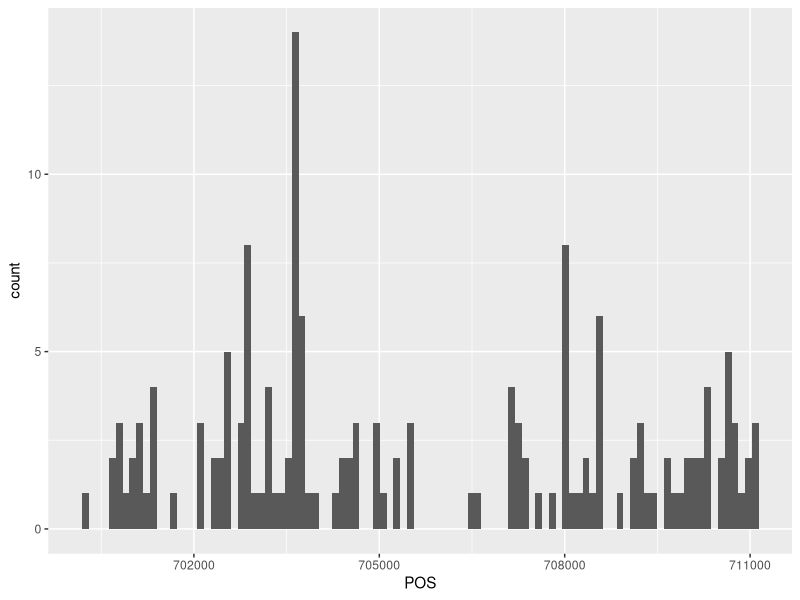
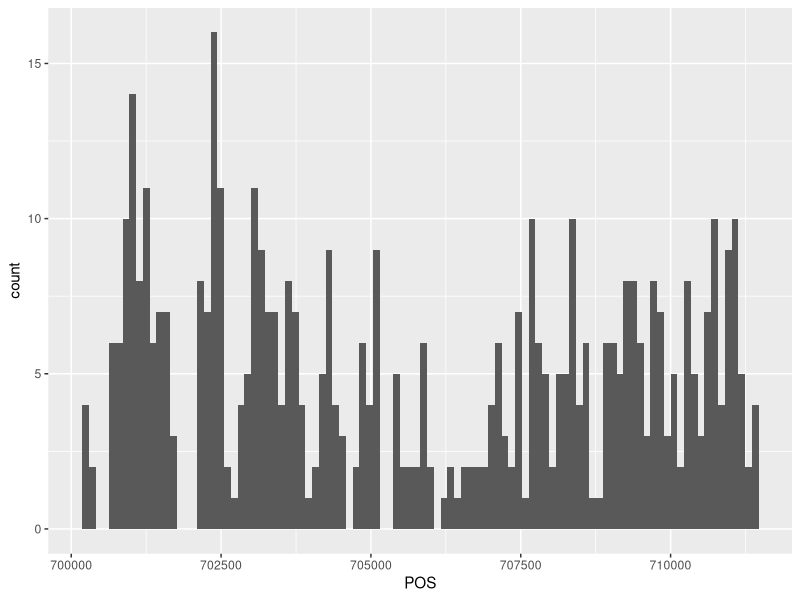
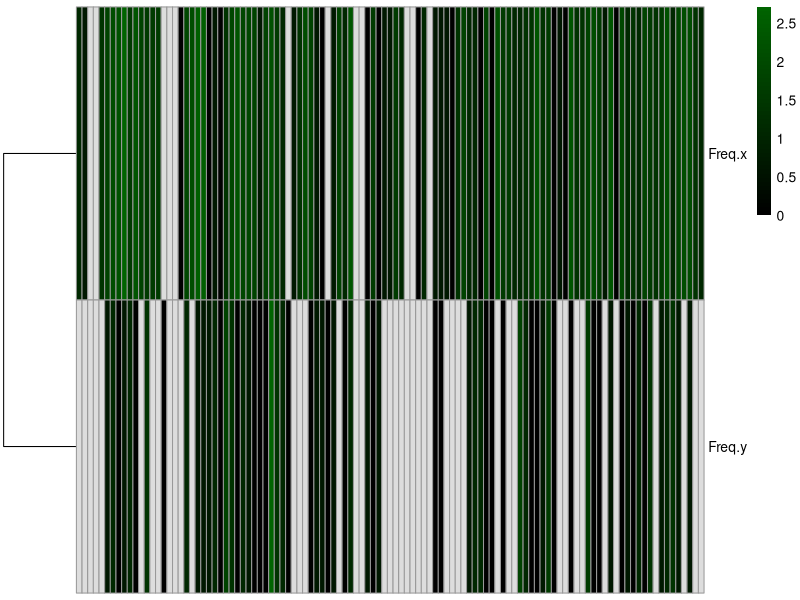

Write the R code that produced these figures, in order. (Note: this script raises an error after producing the figures.)
## ---- chunk 1
knitr::opts_chunk$set(echo = TRUE)
## ---- chunk 2
library(tidyverse)
library(pheatmap) # Plotting Heatmap 
## ---- chunk 3
# Read in variants file
input <- read.csv("new_color_regions.tsv",sep="\t", header=TRUE) #%>% unite("SNP", CHROM:POS, sep = ":", remove = TRUE, na.rm = FALSE) 

# Keep only SNPS (not indels or mixed)
snps <- input %>% filter(grepl("SNP",input$TYPE)) 

# Keep only INDELS (not snps or mixed)
indels <- input %>% filter(grepl("INDEL",input$TYPE)) 

# Keep only INDELS (not snps or mixed)
mixed <- input %>% filter(grepl("MIXED",input$TYPE)) 

## ---- chunk 4

genotypes <- c("TN2L_S1","TN2R_S2","TN3L_S3","TN3R_S4") # Defines the genotype columns
type_summary <- input %>% count(TYPE) # Summarizes variant types
colnames(type_summary) <- c("Type", "Total")


# Remove entries with missing genotypes

snps[genotypes] <- lapply(snps[genotypes], gsub, pattern = ".", replacement = "missing", fixed = TRUE)
filtered_snps <- snps %>% filter(!if_any(everything(), ~ grepl("missing", .)))

indels[genotypes] <- lapply(indels[genotypes], gsub, pattern = ".", replacement = "missing", fixed = TRUE)
filtered_indels <- indels %>% filter(!if_any(everything(), ~ grepl("missing", .)))

mixed[genotypes] <- lapply(mixed[genotypes], gsub, pattern = ".", replacement = "missing", fixed = TRUE)
filtered_mixed <- mixed %>% filter(!if_any(everything(), ~ grepl("missing", .)))

complete <- as_data_frame(rbind(c("INDEL", dim(filtered_indels)[1]), c("SNP",dim(filtered_snps)[1]), c("MIXED", dim(filtered_mixed)[1])))
colnames(complete) <- c("Type", "Complete")
type_summary <- left_join(type_summary, complete, by = "Type")


# Remove fixed differences from the reference

filtered_variable_snps <- filtered_snps %>% filter(!grepl("8",filtered_snps$AC)) 
filtered_variable_indels <- filtered_indels %>% filter(!grepl("8",filtered_indels$AC)) 
filtered_variable_mixed <- filtered_mixed %>% filter(!grepl("8",filtered_mixed$AC)) 

variable <- as_data_frame(rbind(c("INDEL", dim(filtered_variable_indels)[1]), c("SNP",dim(filtered_variable_snps)[1]), c("MIXED", dim(filtered_variable_mixed)[1])))
colnames(variable) <- c("Type", "Variable")
type_summary <- left_join(type_summary, variable, by = "Type")


# Remove entries with multiple alternative alleles

mono_allelic_snps <- filtered_variable_snps %>% filter(!grepl(",",ALT))
mono_allelic_indels <- filtered_variable_indels %>% filter(!grepl(",",ALT))
mono_allelic_mixed <- filtered_variable_mixed %>% filter(!grepl(",",ALT))

mono_allelic <- as_data_frame(rbind(c("INDEL", dim(mono_allelic_indels)[1]), c("SNP",dim(mono_allelic_snps)[1]), c("MIXED", dim(mono_allelic_mixed)[1])))
colnames(mono_allelic) <- c("Type", "Mono-allelic")
left_join(type_summary, mono_allelic, by = "Type")

## ---- chunk 5
### Change genotype from characters to numeric form###

mut <- mono_allelic_snps
mut[] <- lapply(mut, gsub, pattern = "/", replacement = "", fixed = TRUE)
mut[] <- lapply(mut, gsub, pattern = "|", replacement = "", fixed = TRUE)
head(mut)


mut <- mut %>% rowwise() %>% mutate(TN2L_S1 = str_replace_all(TN2L_S1, REF, "0"))
mut <- mut %>% rowwise() %>% mutate(TN2L_S1 = str_replace_all(TN2L_S1, ALT, "1"))
mut <- mut %>% rowwise() %>% mutate(TN2R_S2 = str_replace_all(TN2R_S2, REF, "0"))
mut <- mut %>% rowwise() %>% mutate(TN2R_S2 = str_replace_all(TN2R_S2, ALT, "1"))
mut <- mut %>% rowwise() %>% mutate(TN3L_S3 = str_replace_all(TN3L_S3, REF, "0"))
mut <- mut %>% rowwise() %>% mutate(TN3L_S3 = str_replace_all(TN3L_S3, ALT, "1"))
mut <- mut %>% rowwise() %>% mutate(TN3R_S4 = str_replace_all(TN3R_S4, REF, "0"))
mut <- mut %>% rowwise() %>% mutate(TN3R_S4 = str_replace_all(TN3R_S4, ALT, "1"))

genotypes <- c("TN2L_S1","TN2R_S2","TN3L_S3","TN3R_S4")
mut[genotypes] <- lapply(mut[genotypes], gsub, pattern = "00", replacement = "0", fixed = TRUE)
mut[genotypes] <- lapply(mut[genotypes], gsub, pattern = "01", replacement = "1", fixed = TRUE)
mut[genotypes] <- lapply(mut[genotypes], gsub, pattern = "11", replacement = "2", fixed = TRUE)
mut
## ---- chunk 6
# Select SNPS of interest 
interest <- mono_allelic_indels %>% filter(grepl("218003o",CHROM))

interest$POS <- as.numeric(as.character(interest$POS))

ggplot(interest, aes(x=POS)) + geom_histogram(bins=100)

indel_density <- as.data.frame(table(cut(interest$POS,breaks=seq(min(interest$POS),max(interest$POS),by=100))))

#matrix(as.numeric(snp_density$Freq))

## ---- chunk 7
# Select SNPS of interest 
interest <- mono_allelic_snps %>% filter(grepl("218003o",CHROM))

interest$POS <- as.numeric(as.character(interest$POS))

ggplot(interest, aes(x=POS)) + geom_histogram(bins=100)

snp_density <- as.data.frame(table(cut(interest$POS,breaks=seq(min(interest$POS),max(interest$POS),by=100))))

#matrix(as.numeric(snp_density$Freq))

## ---- chunk 8

density <- t(as.matrix(left_join(snp_density,indel_density, by = "Var1") %>% select("Freq.x", "Freq.y")))
density[density == 0] <- NA
density <- log(density)

## ---- chunk 9
pheatmap::pheatmap(density, cluster_cols = FALSE, color=colorRampPalette(c( "black", "darkgreen"))(50))
#display_numbers = TRUE
## ---- chunk 10
# Turn SNPs of interest into a matrix
interest_matrix <- as.matrix(interest %>% select(TN2L_S1,TN2R_S2,TN3L_S3,TN3R_S4) )

# Name the rows after genomic positions of snps and columns after sample names
rownames(interest_matrix) <- interest %>% select(SNP) %>% unlist() 
colnames(interest_matrix) <- colnames(interest %>% select(TN2L_S1,TN2R_S2,TN3L_S3,TN3R_S4))

# Transpose (switch) rows and columns for plotting
interest_matrix <- t(interest_matrix)

class(interest_matrix) <- "numeric"

## ---- chunk 11
pheatmap::pheatmap(interest_matrix, cluster_cols = FALSE, color=colorRampPalette(c("ivory", "navy"))(50))
#display_numbers = TRUE
